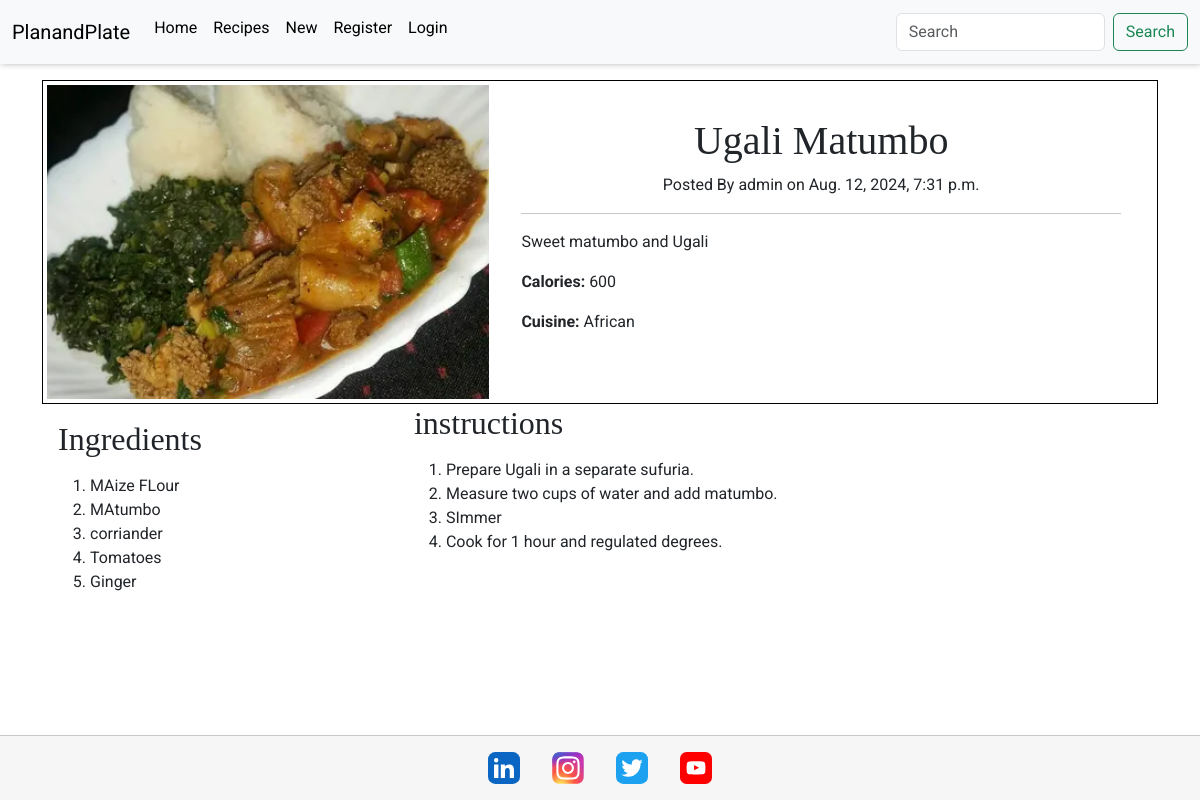
Screenshot of /recipes/4/ with the database file from the repository.
### recipes/models.py (models this page shows, shortened)
class Recipe(models.Model):
    user = models.ForeignKey(
        User, related_name="recipe_owner", on_delete=models.CASCADE
    )
    title = models.CharField(max_length=300, null=False, blank=False)
    description = models.CharField(max_length=500, null=False, blank=False)
    instructions = RichTextField(max_length=10000, null=False, blank=False)
    ingredients = RichTextField(max_length=10000, null=False, blank=False)
    image = ResizedImageField(
        size=[400, None],
        quality=75,
        upload_to="recipes/",
        force_format="WEBP",
        blank=False,
        null=False,
    )
    image_alt = models.CharField(max_length=100, null=False, blank=False)
    meal_type = models.CharField(max_length=50, choices=MEAL_TYPES, default="breakfast")
    cuisine_types = models.CharField(
        max_length=100, choices=CUISINE_TYPES, default="african"
    )
    calories = models.IntegerField()
    posted_date = models.DateTimeField(auto_now=True)
    class Meta:
        ordering = ["-posted_date"]

### recipes/views.py (the view)
# urls.py: path("<slug:pk>/", RecipeDetail.as_view(), name="recipe_detail"),
class RecipeDetail(DetailView):
    template_name = "recipes/recipe_detail.html"
    model = Recipe
    context_object_name = "recipes"

### recipes/templates/recipes/recipe_detail.html (shortened to what this page needs)
{% extends 'base.html' %}
{% block content %}
<div class="container">
    <div class="recipe-info mt-3 p-1">
        <div class="recipe-img">
            <img src="{{ recipes.image.url }}" alt="{{recipes.image_alt}}" class="recipe-pic">
        </div>
        <div class="recipe-detail">
            <h1 class="text-center"> {{ recipes.title }}</h1>
            <p class="text-center">Posted By {{ recipes.user }} on {{recipes.posted_date}}</p>
            <hr>
            <p>{{ recipes.description }}</p>
            <p><strong>Calories:</strong> {{recipes.calories}}</p>
            <p><strong>Cuisine:</strong> {{recipes.cuisine_types | title}}</p>
        </div>
    </div>
    <div class="recipe-container">
        <div class="ingredients p-3">
            <h2>Ingredients</h2>
            <p>{{ recipes.ingredients|safe }}</p>
        </div>
        <div class="instructions">
            <h2>instructions</h2>
            <p>{{ recipes.instructions|safe }}</p>
        </div>
    </div>
</div>
{% endblock content %}

### static/css/base.css (style rules this page uses)
:root { --title: 'EB Garamond', serif; --main-font: 'Roboto', serif; --background: #3f006a0f; --blue: #0d6efd; --black: #000; --off-white: #f6f6f6; --white: #fff; --orange: #ffbf50; --smal-box-shadow: 1px -1px 7px 0 #00000061; --border: 1px solid #00000030; }
html, body { height: 100%; }
body { display: flex; flex-direction: column; font-family: var(--main-font); }
h1, h2, h3, h4, h5, h6 { font-family: var(--title); }
.recipe-info { display: flex; flex-direction: column; justify-content: center; }
.recipe-container { display: flex; flex-direction: column; }
.ingredients, .instructions, .recipe-detail { width: 100%; }
.recipe-img { display: flex; justify-content: center; align-items: center; }
.recipe-pic { width: 100%; height: auto; }
@media screen and (min-width: 62.5em) { .recipe-info { flex-direction: row; border: 1px solid var(--black); } }
@media screen and (min-width: 62.5em) { .recipe-img { width: 40%; margin: 0 auto; } }
@media screen and (min-width: 62.5em) { .recipe-detail { width: 60%; padding: 2rem; } }
@media screen and (min-width: 62.5em) { .recipe-container { flex-direction: row; } }
@media screen and (min-width: 62.5em) { .ingredients { width: 33.33%; } }
@media screen and (min-width: 62.5em) { .instructions { width: 66.66%; } }

### rows the page displays
Recipe: image (picture), title "Ugali Matumbo", user "admin", posted_date "Aug. 12, 2024, 7:31 p.m.", description "Sweet matumbo and Ugali", calories "600", cuisine_types "African", ingredients "MAize FLour MAtumbo corriander Tomatoes Ginger", instructions "Prepare Ugali in a separate sufuria. Measure two cups of water and add matumbo. SImmer Cook for 1 hour and regulated degrees."
